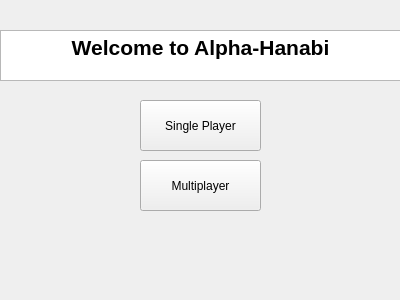
<?xml version="1.0" encoding="UTF-8"?>
<ui version="4.0">
 <class>hanabi</class>
 <widget class="QWidget" name="hanabi">
  <property name="geometry">
   <rect>
    <x>0</x>
    <y>0</y>
    <width>400</width>
    <height>300</height>
   </rect>
  </property>
  <property name="windowTitle">
   <string>Form</string>
  </property>
  <widget class="QPushButton" name="pushButton">
   <property name="geometry">
    <rect>
     <x>140</x>
     <y>100</y>
     <width>121</width>
     <height>51</height>
    </rect>
   </property>
   <property name="text">
    <string>Single Player</string>
   </property>
  </widget>
  <widget class="QPushButton" name="pushButton_2">
   <property name="geometry">
    <rect>
     <x>140</x>
     <y>160</y>
     <width>121</width>
     <height>51</height>
    </rect>
   </property>
   <property name="text">
    <string>Multiplayer</string>
   </property>
  </widget>
  <widget class="QTextEdit" name="textEdit">
   <property name="geometry">
    <rect>
     <x>0</x>
     <y>30</y>
     <width>401</width>
     <height>51</height>
    </rect>
   </property>
   <property name="html">
    <string>&lt;!DOCTYPE HTML PUBLIC &quot;-//W3C//DTD HTML 4.0//EN&quot; &quot;http://www.w3.org/TR/REC-html40/strict.dtd&quot;&gt;
&lt;html&gt;&lt;head&gt;&lt;meta name=&quot;qrichtext&quot; content=&quot;1&quot; /&gt;&lt;style type=&quot;text/css&quot;&gt;
p, li { white-space: pre-wrap; }
&lt;/style&gt;&lt;/head&gt;&lt;body style=&quot; font-family:'MS Shell Dlg 2'; font-size:7.875pt; font-weight:400; font-style:normal;&quot;&gt;
&lt;p align=&quot;center&quot; style=&quot; margin-top:0px; margin-bottom:0px; margin-left:0px; margin-right:0px; -qt-block-indent:0; text-indent:0px;&quot;&gt;&lt;span style=&quot; font-size:16pt; font-weight:600;&quot;&gt;Welcome to Alpha-Hanabi&lt;/span&gt;&lt;/p&gt;&lt;/body&gt;&lt;/html&gt;</string>
   </property>
  </widget>
 </widget>
 <resources/>
 <connections/>
</ui>
